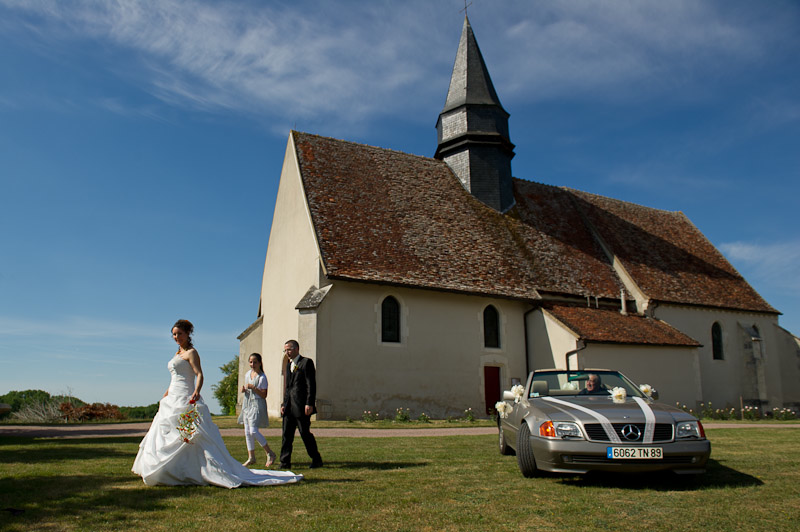
#> input picture asst/NPR_Starter/Input/DSC_0579.png, 800 x 532 px
$ python -i nprHelper.py   (imports and definitions only)
#> lines starting #> are read from the running program, lines starting #| are printed output that depends on the picture
#> further down, picture is the input picture: shape (532, 800, 3); mean B, G, R 104.5, 98.6, 84.6
import imageIO
from imageIO import *
#import a2
#from a2 import *
import numpy
from numpy import *
import scipy
from scipy import signal
from scipy import ndimage
#import a7help
#reload(a7help)
#from a7help import *
import random as rnd
import math

#Helpful functions for you to use at your own risk! They are probably correct for the most part though...

Sobel=array([[-1, 0, 1], [-2, 0, 2], [-1, 0, 1]])

# [81 lines left out: functions imageFrom1Channel, sharpnessMap, computeTensor, eigenVec, scaleImage, rotateImage and 1 more, not called in this run]

def BW(im, weights=[0.3,0.6,0.1]):
    img = im.copy()
    img = dot(img,weights)
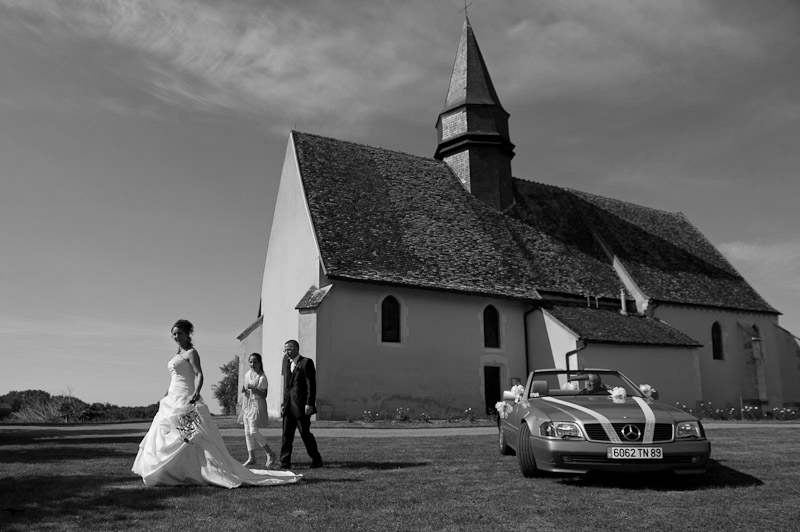
#> img: shape (532, 800) float64; min 0, max 254.9, mean 99
    return img

def gfilter3(im, sigma):
  im_out=im.copy()
  im_out[:,:,0]=ndimage.filters.gaussian_filter(im_out[:,:,0], sigma)
  im_out[:,:,1]=ndimage.filters.gaussian_filter(im_out[:,:,1], sigma)
  im_out[:,:,2]=ndimage.filters.gaussian_filter(im_out[:,:,2], sigma)
  return im_out

def computeTensor(im, sigmaG=1, factorSigma=4):
  # rgb to lumin
  l=ndimage.filters.gaussian_filter(BW(im), sigmaG)


  # Compute Ix^2, Iy^2, IxIy
  Sobel=array([[-1, 0, 1], [-2, 0, 2], [-1, 0, 1]])
  im_x=ndimage.filters.convolve(l, Sobel, mode='reflect')
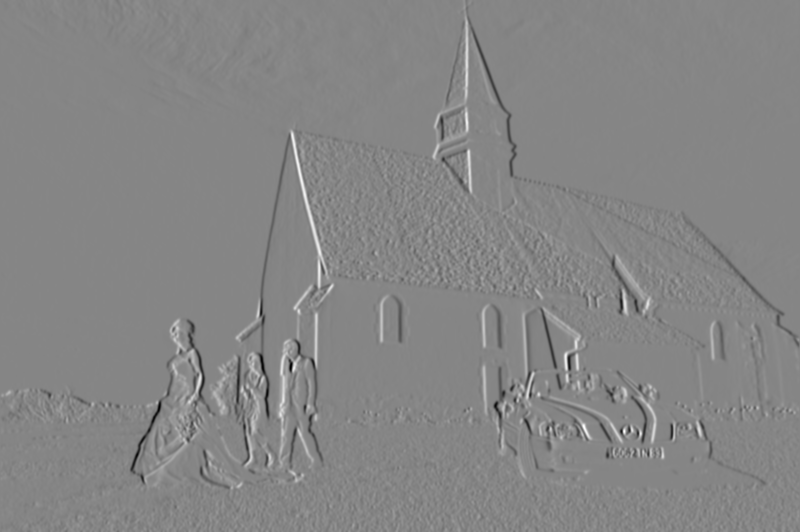
#> im_x: shape (532, 800) float64; min -520.4, max 472.3, mean 0.2; drawn with min black and max white
  im_y=ndimage.filters.convolve(l, Sobel.transpose(), mode='reflect')
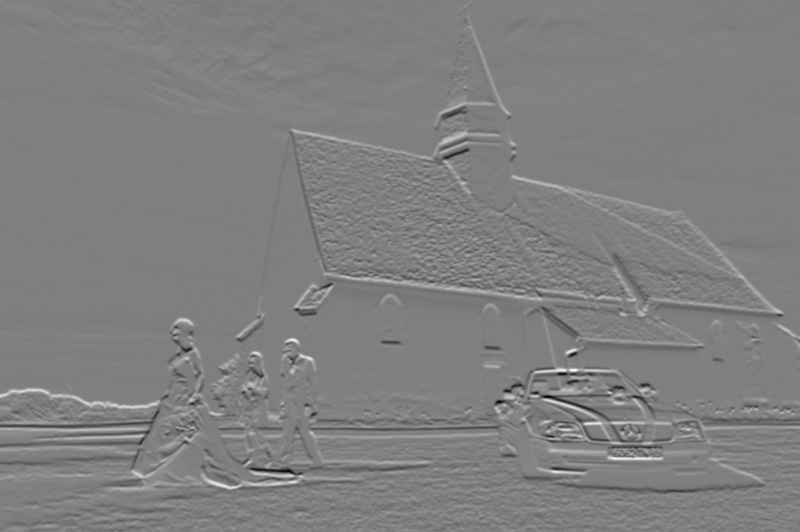
#> im_y: shape (532, 800) float64; min -487.7, max 485.3, mean 0.8; drawn with min black and max white

  # Pack components
  im_out=dstack([im_x**2, im_x*im_y, im_y**2])
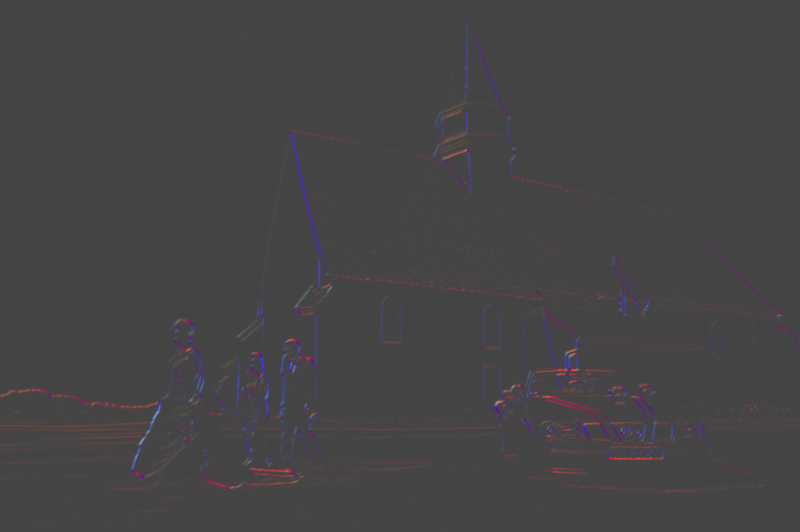
#> im_out: shape (532, 800, 3) float64; mean of channels 0, 1, 2 1566.7, -132.4, 1768.5; drawn with min black and max white
  im_out=gfilter3(im_out, sigmaG*factorSigma)
#> in gfilter3, `im_out[:,:,1]=ndimage.filters.gaussian_filter(im_out[:,:,1], sigma)`:
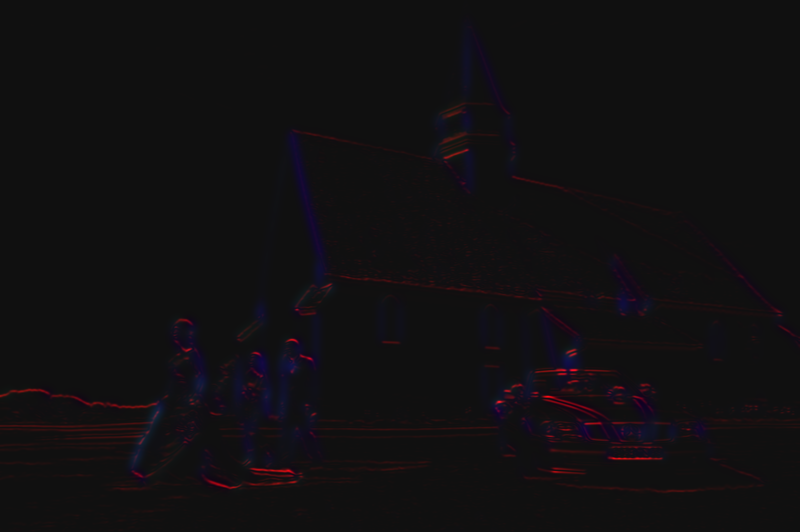
#> im_out: shape (532, 800, 3) float64; mean of channels 0, 1, 2 1566.7, -132.4, 1768.5; drawn with min black and max white
#> in gfilter3, `im_out[:,:,2]=ndimage.filters.gaussian_filter(im_out[:,:,2], sigma)`:
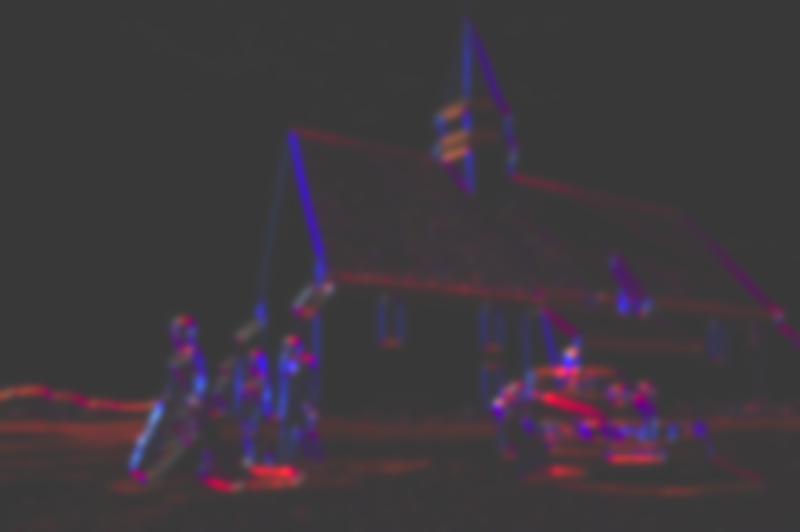
#> im_out: shape (532, 800, 3) float64; mean of channels 0, 1, 2 1566.7, -132.4, 1768.5; drawn with min black and max white
  return im_out

>>> import cv2
>>> picture = cv2.imread('Input/DSC_0579.png')
>>> result = computeTensor(picture)

$ run again, on asst/NPR_Starter/Input/DSC_8268.png
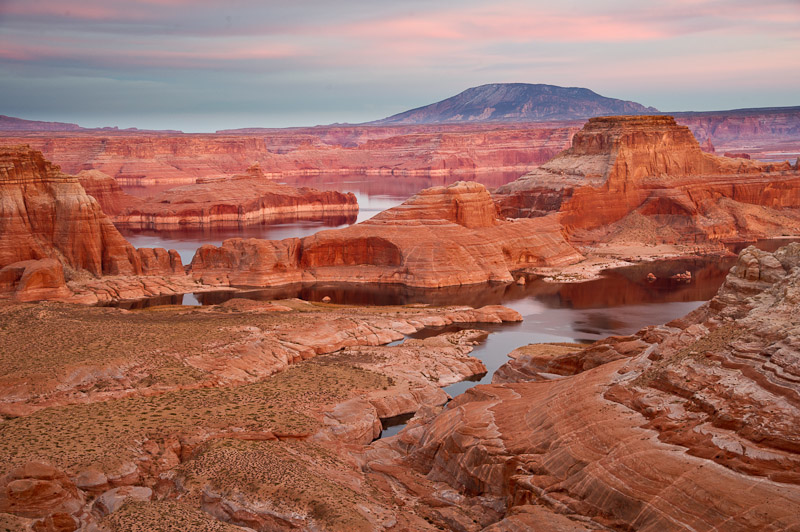
#> input picture asst/NPR_Starter/Input/DSC_8268.png, 800 x 532 px
#> picture is the input picture: shape (532, 800, 3); mean B, G, R 94.4, 107.6, 161.5
#> in computeTensor, `im_y=ndimage.filters.convolve(l, Sobel.transpose(), mode='reflect')`:
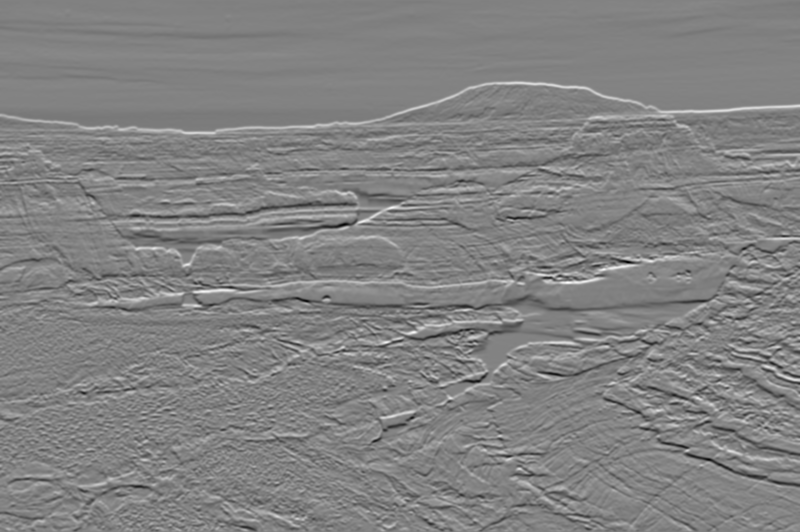
#> im_y: shape (532, 800) float64; min -356.1, max 343.3, mean 1.5; drawn with min black and max white
#> in gfilter3, `im_out[:,:,2]=ndimage.filters.gaussian_filter(im_out[:,:,2], sigma)`:
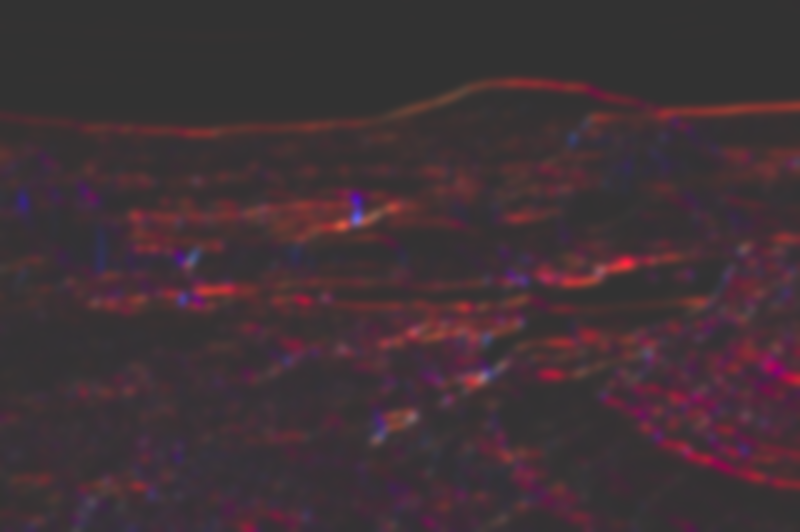
#> im_out: shape (532, 800, 3) float64; mean of channels 0, 1, 2 771.7, -55.1, 2266.5; drawn with min black and max white

$ run again, on asst/NPR_Starter/Input/DSC_8394.png
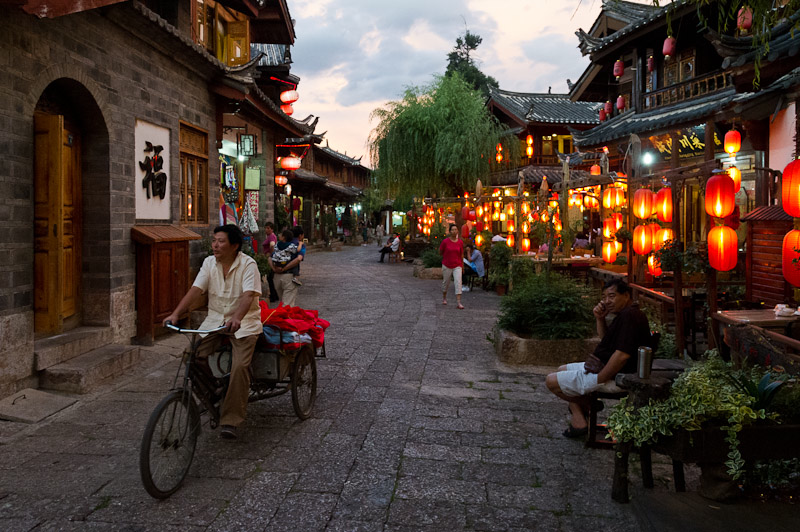
#> input picture asst/NPR_Starter/Input/DSC_8394.png, 800 x 532 px
#> picture is the input picture: shape (532, 800, 3); mean B, G, R 52.8, 61, 75.7
#> in computeTensor, `im_y=ndimage.filters.convolve(l, Sobel.transpose(), mode='reflect')`:
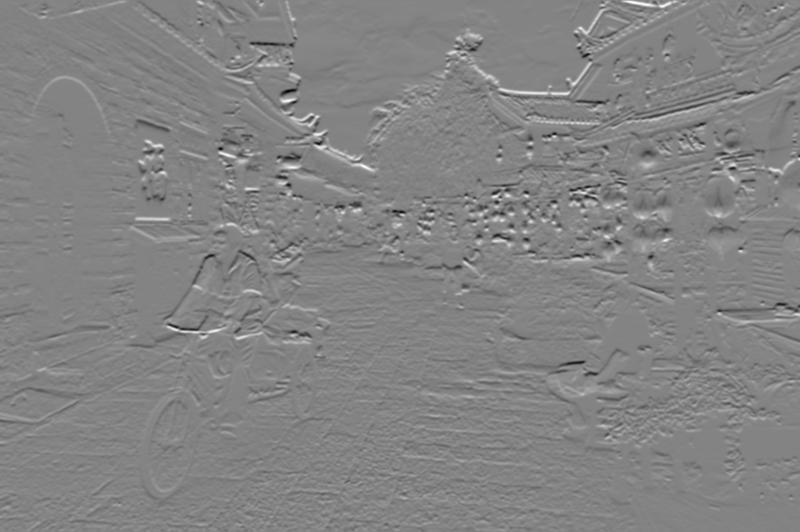
#> im_y: shape (532, 800) float64; min -530.9, max 498.4, mean 1; drawn with min black and max white
#> in gfilter3, `im_out[:,:,2]=ndimage.filters.gaussian_filter(im_out[:,:,2], sigma)`:
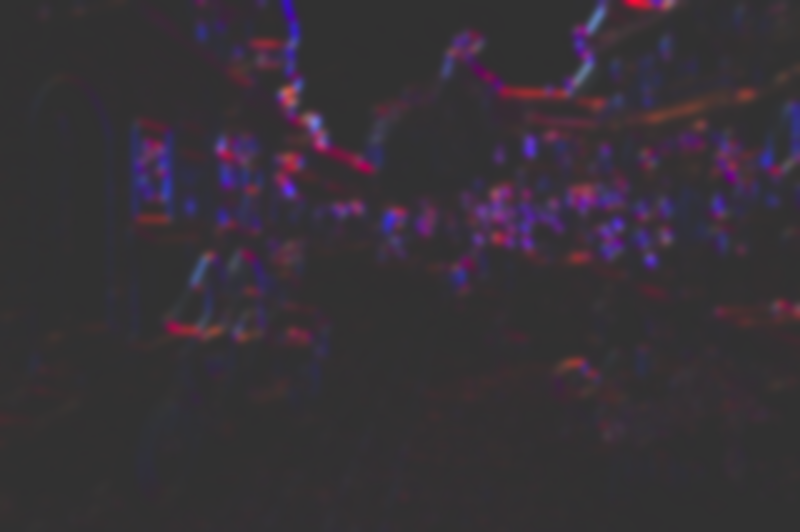
#> im_out: shape (532, 800, 3) float64; mean of channels 0, 1, 2 2667.7, 54.2, 2440.2; drawn with min black and max white

$ run again, on asst/NPR_Starter/Input/archie.png
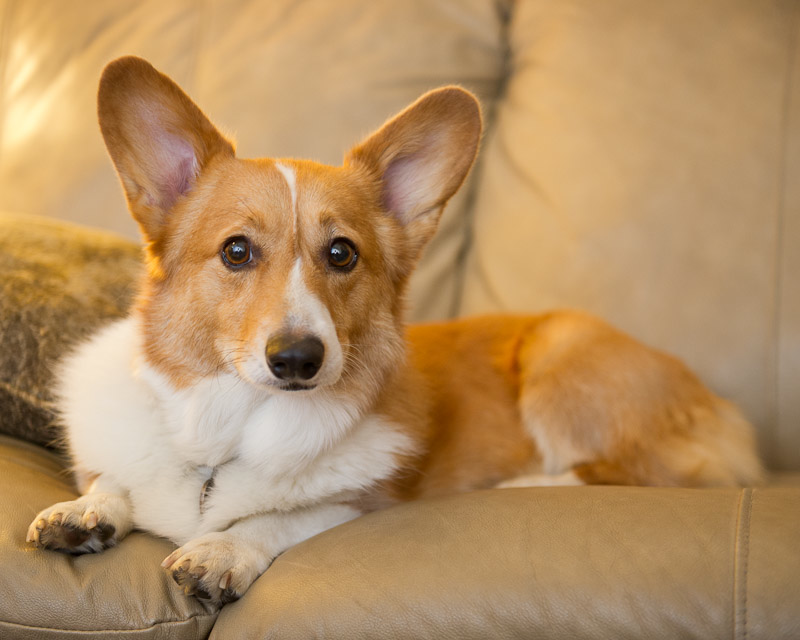
#> input picture asst/NPR_Starter/Input/archie.png, 800 x 640 px
#> picture is the input picture: shape (640, 800, 3); mean B, G, R 99.2, 143.2, 180.3
#> in computeTensor, `im_y=ndimage.filters.convolve(l, Sobel.transpose(), mode='reflect')`:
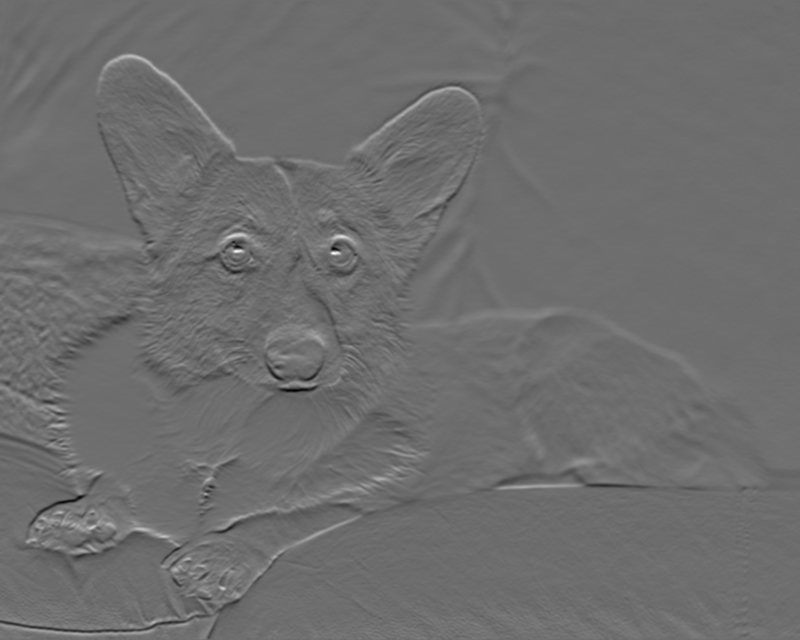
#> im_y: shape (640, 800) float64; min -285.5, max 376.8, mean 0.5; drawn with min black and max white
#> in gfilter3, `im_out[:,:,2]=ndimage.filters.gaussian_filter(im_out[:,:,2], sigma)`:
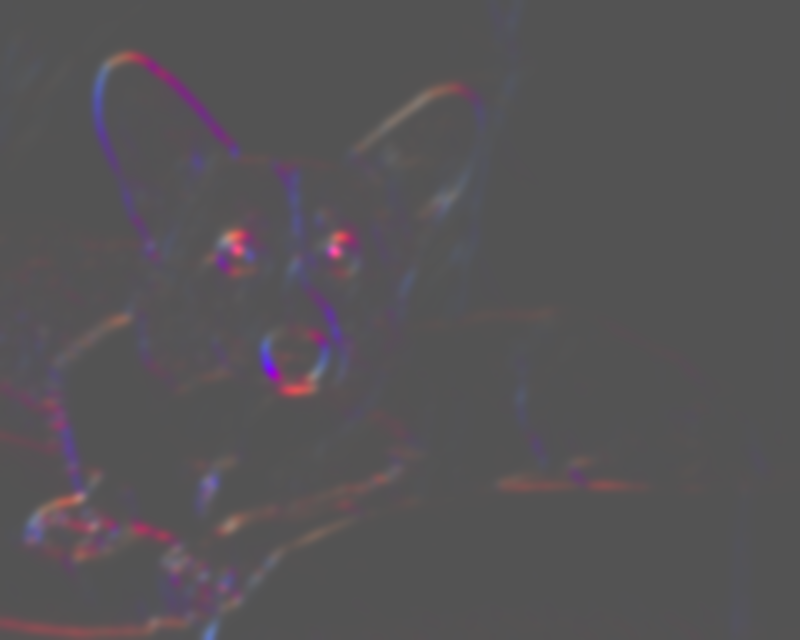
#> im_out: shape (640, 800, 3) float64; mean of channels 0, 1, 2 392.3, 12.2, 427.7; drawn with min black and max white
